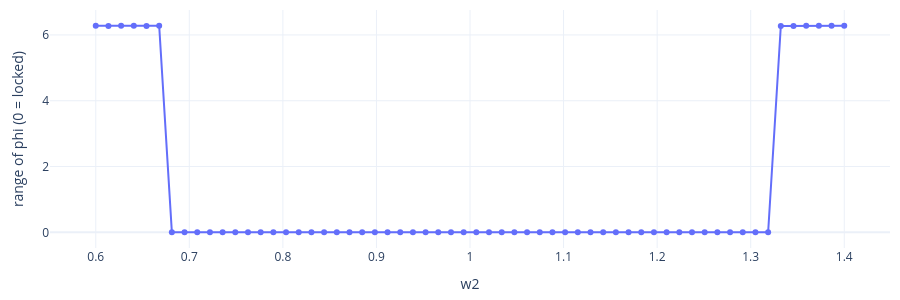
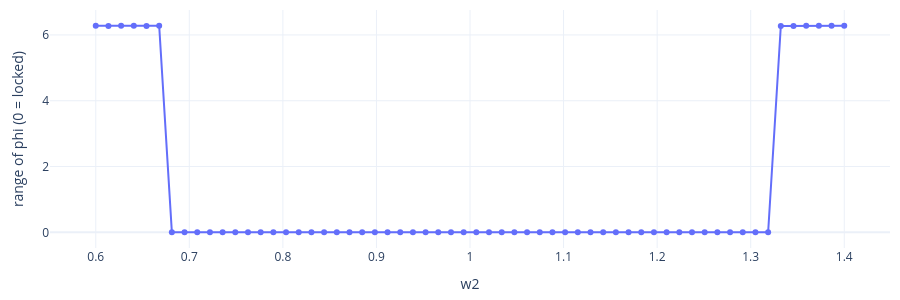

Notebook code for these charts, in order:
### Markdown cell above
**Locking range.** The phase difference settles (locks) only while `w2 - w1` is inside
the range set by the odd part of `h`.

### Code cell
import numpy as np
W2 = np.linspace(0.6, 1.4, 60)
spread = [np.ptp(ex.m.run(keep=False, w2=w, total=400, trans=200)["phi"]) for w in W2]
show_figure(go.Figure(go.Scatter(x=W2, y=spread, mode="lines+markers")), xaxis_title="w2",
            yaxis_title="range of phi (0 = locked)", height=300)

### Figure 1 — Plotly figure (JSON) as saved in the notebook; plotly's stock layout.template omitted (floating-point values rounded to 4 significant figures)
{"data": [{"mode": "lines+markers", "type": "scatter", "x": [0.6, 0.6136, 0.6271, 0.6407, 0.6542, 0.6678, 0.6814, 0.6949, 0.7085, 0.722, 0.7356, 0.7492, 0.7627, 0.7763, 0.7898, 0.8034, 0.8169, 0.8305, 0.8441, 0.8576, 0.8712, 0.8847, 0.8983, 0.9119, 0.9254, 0.939, 0.9525, 0.9661, 0.9797, 0.9932, 1.007, 1.02, 1.034, 1.047, 1.061, 1.075, 1.088, 1.102, 1.115, 1.129, 1.142, 1.156, 1.169, 1.183, 1.197, 1.21, 1.224, 1.237, 1.251, 1.264, 1.278, 1.292, 1.305, 1.319, 1.332, 1.346, 1.359, 1.373, 1.386, 1.4], "y": [6.281, 6.27, 6.28, 6.279, 6.275, 6.279, 0.0001125, 0.0, 0.0, 0.0, 0.0, 0.0, 0.0, 0.0, 0.0, 0.0, 0.0, 0.0, 0.0, 0.0, 0.0, 0.0, 0.0, 0.0, 0.0, 0.0, 0.0, 0.0, 0.0, 0.0, 0.0, 0.0, 0.0, 0.0, 0.0, 0.0, 0.0, 0.0, 0.0, 0.0, 0.0, 0.0, 0.0, 0.0, 0.0, 0.0, 0.0, 0.0, 0.0, 0.0, 0.0, 0.0, 0.0, 0.0001563, 6.275, 6.275, 6.279, 6.278, 6.282, 6.28]}], "layout": {"height": 300, "margin": {"b": 40, "l": 50, "r": 10, "t": 10}, "paper_bgcolor": "white", "plot_bgcolor": "white", "xaxis": {"title": {"text": "w2"}}, "yaxis": {"title": {"text": "range of phi (0 = locked)"}}}}

### Figure 2 — Plotly figure (JSON) as saved in the notebook; plotly's stock layout.template omitted (floating-point values rounded to 4 significant figures)
{"data": [{"mode": "lines+markers", "type": "scatter", "x": [0.6, 0.6136, 0.6271, 0.6407, 0.6542, 0.6678, 0.6814, 0.6949, 0.7085, 0.722, 0.7356, 0.7492, 0.7627, 0.7763, 0.7898, 0.8034, 0.8169, 0.8305, 0.8441, 0.8576, 0.8712, 0.8847, 0.8983, 0.9119, 0.9254, 0.939, 0.9525, 0.9661, 0.9797, 0.9932, 1.007, 1.02, 1.034, 1.047, 1.061, 1.075, 1.088, 1.102, 1.115, 1.129, 1.142, 1.156, 1.169, 1.183, 1.197, 1.21, 1.224, 1.237, 1.251, 1.264, 1.278, 1.292, 1.305, 1.319, 1.332, 1.346, 1.359, 1.373, 1.386, 1.4], "y": [6.281, 6.27, 6.28, 6.279, 6.275, 6.279, 0.0001125, 0.0, 0.0, 0.0, 0.0, 0.0, 0.0, 0.0, 0.0, 0.0, 0.0, 0.0, 0.0, 0.0, 0.0, 0.0, 0.0, 0.0, 0.0, 0.0, 0.0, 0.0, 0.0, 0.0, 0.0, 0.0, 0.0, 0.0, 0.0, 0.0, 0.0, 0.0, 0.0, 0.0, 0.0, 0.0, 0.0, 0.0, 0.0, 0.0, 0.0, 0.0, 0.0, 0.0, 0.0, 0.0, 0.0, 0.0001563, 6.275, 6.275, 6.279, 6.278, 6.282, 6.28]}], "layout": {"height": 300, "margin": {"b": 40, "l": 50, "r": 10, "t": 10}, "paper_bgcolor": "white", "plot_bgcolor": "white", "xaxis": {"title": {"text": "w2"}}, "yaxis": {"title": {"text": "range of phi (0 = locked)"}}}}
